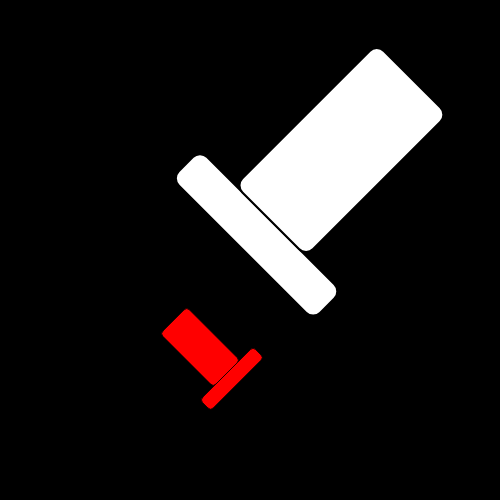
Frame 1 (no input)
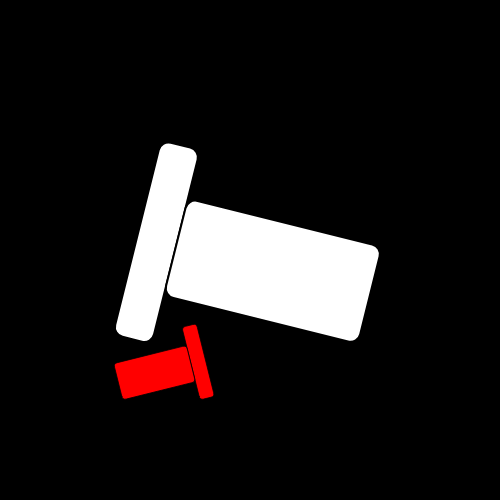
Frame 60 (no input)
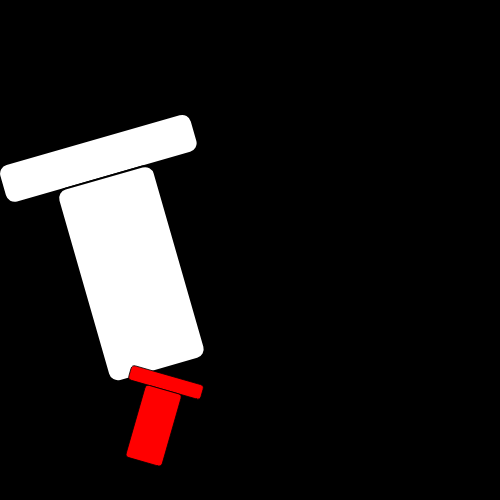
Frame 120 (the mouse pressed at the canvas centre since frame 60)

The p5.js sketch that drew these frames (run headless with seeded random() and noise() and a simulated clock; from frame 60 on, the mouse is pressed at the canvas centre):

// p5.js sketch
// ── sketch.js
    // example 2.3.3 this introduce the transformation  function set

    // recomment the second rotation commands to see it NOT animate.
    let counter1 = 45;  //rotates 45 degrees
    let counter2 = -45; //rotates -45 degrees

    function setup() {
     createCanvas(500,500);
     background(0);
    }

    function draw() {
     background(0);

    
    
    //push();
    
    //translate(0,0);
      //wants to use the origin in the top left corner
      //moves everything in it along w it based on the origin set in the translate
    
    // rotate(radians(45)); //converts from radians to degrees (this is setting it to 45 degrees)
      //rotate by default uses radians
      //allows u to switch the frame of ref temporarily
    //says from here on let's change the origin for everything

    //rotate(radians(counter1));
      //in conjunction to the counter in pop, the obj roates continuously

     //pop();
      //want to have it at the end
      //resets the origin pt to (0,0)

      //counter1 += .5;

     fill(255);
     push();
       // orgin of  moveX, moveY
       translate(width/2-50, height/2-100);
       rotate(radians(counter1));
       //rotate(radians(45));
       scale(2);
       // the first hat
       rect(0, 0, 100, 20, 5);
       // pushing it over to the right and up
       translate(25, -100);
       rect(0, 0, 50, 100, 5);
     pop();

     fill(255,0,0);


     push();
       // orgin of moveX, moveY
       translate(width/2-50, height-100);

       rotate(radians(counter2));
       //rotate(radians(-45));
       scale(.75);

       // the second hat
       rect(0, 0, 100, 20, 5);
       // pushing it over to the right and up
       translate(25, -100);
       rect(0, 0, 50, 100, 5);
     pop();

     counter1++;
     counter2--;
    }
